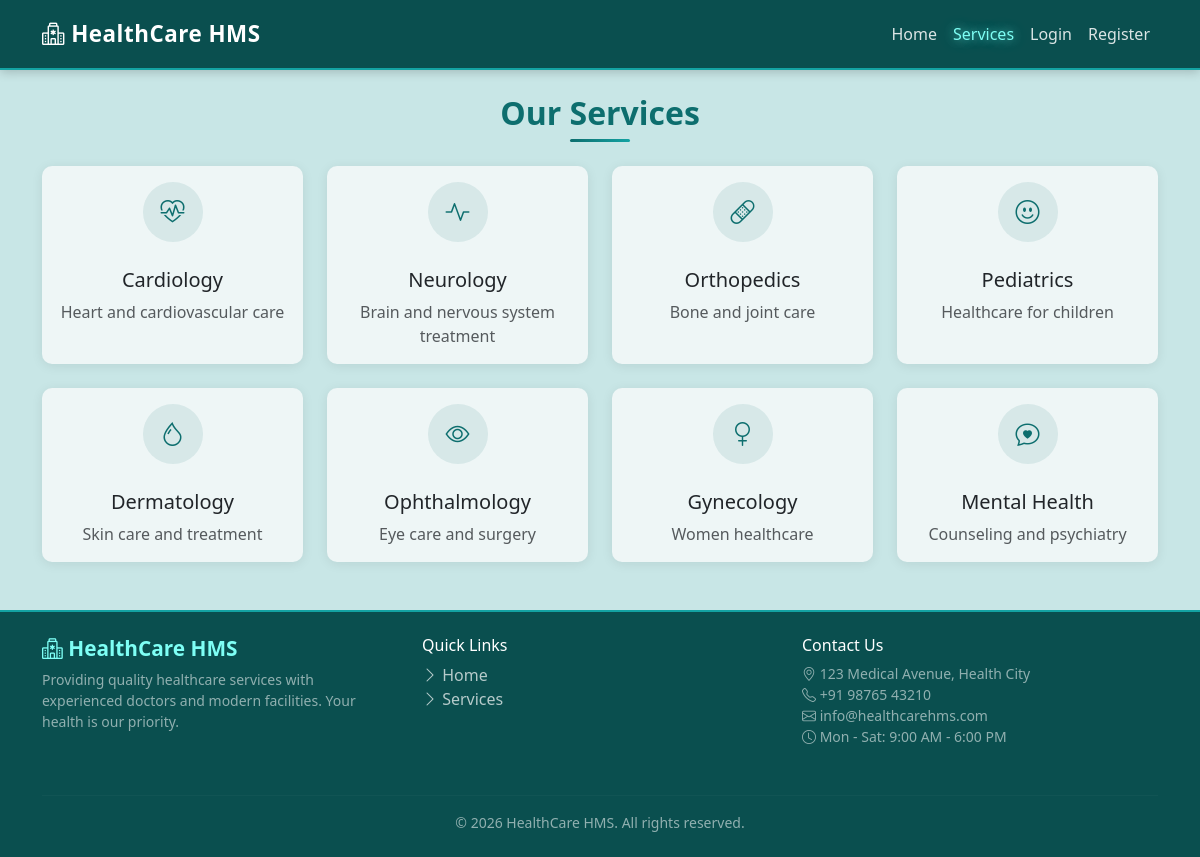
/services, run on the app's committed database.
### tables this page shows
CREATE TABLE services (
            id INTEGER PRIMARY KEY AUTOINCREMENT,
            name TEXT NOT NULL,
            description TEXT,
            icon TEXT DEFAULT 'bi-heart-pulse',
            is_active INTEGER DEFAULT 1
        );

### app.py (the view)
@app.route('/services')
def services():
    db = get_db()
    all_services = db.execute("SELECT * FROM services WHERE is_active=1").fetchall()
    return render_template('services.html', services=all_services)

### app.py (called while the page is built)
def get_db():
    if 'db' not in g:
        g.db = sqlite3.connect(DATABASE)
        g.db.row_factory = sqlite3.Row
        g.db.execute("PRAGMA foreign_keys = ON")
    return g.db

@app.context_processor
def inject_now():
    return {'now': datetime.now()}

### templates/services.html (shortened to what this page needs)
{% extends 'base.html' %}
{% block content %}
<div class="container py-4">
    <h2 class="text-center mb-4 section-title">Our Services</h2>
    <div class="row mt-4">
        {% for service in services %}
        <div class="col-md-3 col-sm-6 mb-4">
            <div class="card h-100 text-center">
                <div class="card-body">
                    <div class="service-icon mx-auto">
                        <i class="bi {{ service.icon }}"></i>
                    </div>
                    <h5 class="card-title mt-3">{{ service.name }}</h5>
                    <p class="card-text text-muted">{{ service.description }}</p>
                </div>
            </div>
        </div>
        {% endfor %}
    </div>
</div>
{% endblock %}

### static/css/style.css (style rules this page uses)
body { display: flex; flex-direction: column; min-height: 100vh; background-color: #0e3d3d; color: #2c3e50; margin: 0; padding: 0; }
.card { border: none; border-radius: 10px; box-shadow: 0 2px 12px rgba(0, 0, 0, 0.08); transition: transform 0.2s, box-shadow 0.2s; background: #eef6f6; }
.section-title { color: #0d6e6e; font-weight: 700; position: relative; padding-bottom: 10px; }
.section-title::after { content: ''; position: absolute; bottom: 0; left: 50%; transform: translateX(-50%); width: 60px; height: 3px; background: linear-gradient(90deg, #0d6e6e, #14a3a3); border-radius: 2px; }
.service-icon { width: 60px; height: 60px; display: inline-flex; align-items: center; justify-content: center; border-radius: 50%; background: rgba(13, 110, 110, 0.1); color: #0d6e6e; font-size: 1.5rem; margin-bottom: 10px; }

### data on the page
services: name "Cardiology", description "Heart and cardiovascular care"
services: name "Neurology", description "Brain and nervous system treatment"
services: name "Orthopedics", description "Bone and joint care"
services: name "Pediatrics", description "Healthcare for children"
services: name "Dermatology", description "Skin care and treatment"
services: name "Ophthalmology", description "Eye care and surgery"
services: name "Gynecology", description "Women healthcare"
services: name "Mental Health", description "Counseling and psychiatry"
